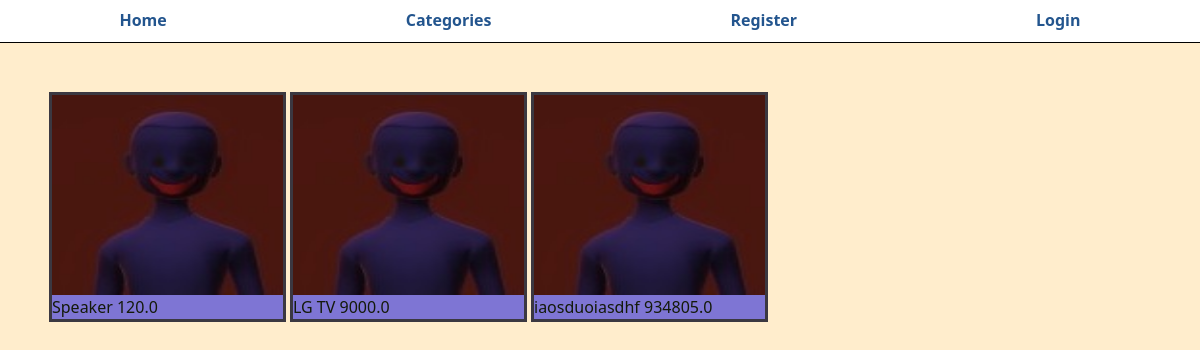
The page /singlecat/tech on the database its author committed.
### app/models.py (models this page shows, shortened)
class Product(db.Model):
    id = db.Column(db.Integer, primary_key=True, nullable=False)
    name = db.Column(db.String(30), nullable=False)
    description = db.Column(db.Text)
    quantity = db.Column(db.Integer, nullable=False, default=1)
    price = db.Column(db.Float, nullable=False)
    product_pic = db.Column(db.String(60), nullable=False, default='default.jpg')
    created_at = db.Column(db.DateTime,nullable=False, default=datetime.utcnow)
    seller_id = db.Column(db.Integer, db.ForeignKey('user.id'), nullable=True)
    category = db.Column(db.String(60), nullable=False)

### app/routes.py (the view)
@app.route('/singlecat/<string:category>', methods=['GET', 'POST'])
def single_cat(category):
	single = Product.query.filter(Product.category.like(category)).all()
	return render_template('single_category.html', title='Categories', goods=single)

### app/templates/single_category.html
{% extends 'layout.html' %}
{% block content %}
    <div class='card-row'>
        {% for good in goods %}
            {% if good.quantity > 0 %}
            <a href='{{url_for('single_product', product_id=good.id)}}'>
                <div class='card-col'>
                    <img src="{{ url_for('static', filename='profile_pic/' + good.product_pic ) }}">
                    {{good.name}}
                    {{good.price}}
                </div>
            </a>
            {% endif %}
        {% endfor %}
    </div>
{% endblock content %}

### app/static/main.css (style rules this page uses)
html, body { background-color: rgb(255, 237, 204); }
.card-row { display: grid; width: 80%; margin: 49px; grid-template-columns: repeat(4, 1fr); column-gap: 4px; row-gap: 4px; }
.card-row a { text-decoration: none; color: rgb(20, 26, 10); }
.card-col { border: #3b3841 solid 3px; background-color: rgb(126, 117, 212); }
.card-col img { width: 100%; height: 200px; }

### rows shown on the page
Product: product_pic (placeholder picture), name "Speaker", price "120.0"
Product: product_pic (placeholder picture), name "LG TV", price "9000.0"
Product: product_pic (placeholder picture), name "iaosduoiasdhf", price "934805.0"
